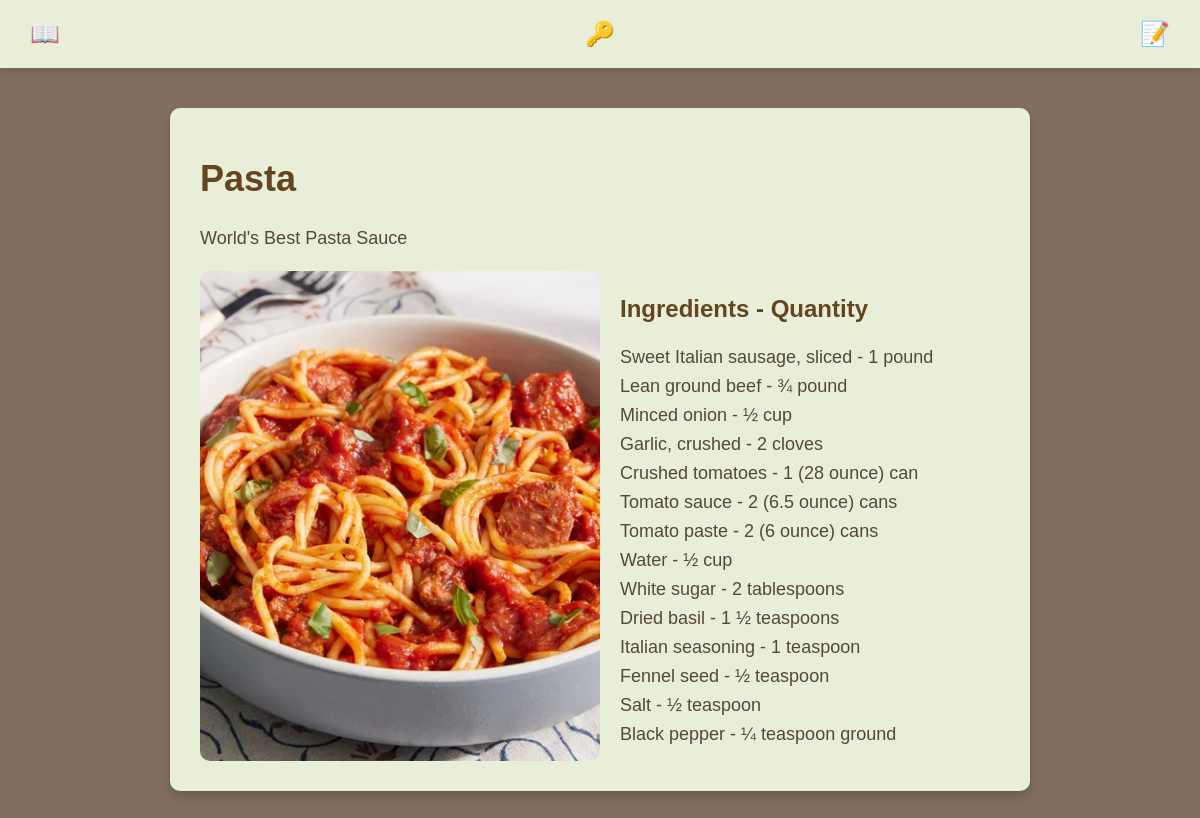
The page /recipe/7/ on the database its author committed.
### welcome/models.py (models this page shows, shortened)
class Recipe(models.Model):
    title = models.CharField(max_length=200)
    description = models.TextField()
    image = models.ImageField(upload_to='recipe_images/', null=True, blank=True)  # New image field
    author = models.ForeignKey(User, on_delete=models.CASCADE)
    created_at = models.DateTimeField(auto_now_add=True)

class Ingredient(models.Model):
    recipe = models.ForeignKey(Recipe, on_delete=models.CASCADE, related_name='ingredients')
    name = models.CharField(max_length=100)
    quantity = models.CharField(max_length=50, null=True, blank=True)

### welcome/views.py (the view)
# urls.py: path('recipe/<int:recipe_id>/', views.recipe_detail, name='recipe_detail'),  # Recipe Detail
def recipe_detail(request, recipe_id):
    recipe = get_object_or_404(Recipe, id=recipe_id)
    ingredients = recipe.ingredients.all()
    return render(request, 'recipe_detail.html', {'recipe': recipe, 'ingredients': ingredients})

### welcome/templates/recipe_detail.html (shortened to what this page needs)
<!DOCTYPE html>
<html lang="en">
<head>
</head>
<body>
    <header>
        <a href="{% url 'index' %}" class="icon" title="RECIPES">📖</a>
        {% if user.is_authenticated %}
            <a href="{% url 'add_recipe' %}" class="icon" title="Add Recipe">➕</a>
            <a href="{% url 'my_recipes' %}" class="icon" title="My Recipes">📜</a>
            <a href="{% url 'favorites' %}" class="icon" title="Favorites">❤️</a>
            <a href="{% url 'logout' %}" class="icon" title="Logout">🚪</a>
        {% else %}
            <a href="{% url 'login' %}" class="icon" title="Login">🔑</a>
            <a href="{% url 'register' %}" class="icon" title="Register">📝</a>
        {% endif %}
    </header>
    <div class="container">
        <h1 class="recipe-title">{{ recipe.title }}</h1>
        <p class="recipe-description">{{ recipe.description }}</p>
        <div class="recipe-content">
            {% if recipe.image %}
                <img src="{{ recipe.image.url }}" alt="{{ recipe.title }}" class="recipe-image">
            {% endif %}
            <div class="ingredients">
                <h3>Ingredients - Quantity</h3>
                <ul>
                    {% for ingredient in ingredients %}
                        <li>{{ ingredient.name }} - {{ ingredient.quantity }}</li>
                    {% endfor %}
                </ul>
            </div>
        </div>
    </div>
</body>
</html>

### welcome/templates/recipe_detail.html (style rules this page uses)
body { font-family: Arial, sans-serif; background-color: #806c60; margin: 0; padding: 0; color: #E9EED9; }
header { background-color: #E9EED9; padding: 10px 20px; display: flex; justify-content: space-between; align-items: center; box-shadow: 0 4px 6px rgba(0, 0, 0, 0.1); }
.icon { color: #654520; font-size: 24px; text-decoration: none; padding: 10px; border-radius: 50%; display: inline-flex; justify-content: center; align-items: center; transition: background-color 0.3s ease; }
.container { max-width: 800px; margin: 40px auto; background-color: #E9EED9; padding: 30px; border-radius: 10px; box-shadow: 0 6px 10px rgba(0, 0, 0, 0.15); }
.recipe-content { display: flex; flex-wrap: wrap; gap: 20px; }
.recipe-image { flex: 1; max-width: 400px; border-radius: 10px; width: 100%; object-fit: cover; }
.ingredients { flex: 1; min-width: 300px; }
.recipe-title { font-size: 36px; color: #654520; margin-top: 20px; }
.recipe-description { font-size: 18px; color: #54473F; line-height: 1.6; margin-top: 10px; }
.ingredients h3 { font-size: 24px; color: #654520; }
.ingredients ul { list-style: none; padding: 0; }
.ingredients li { font-size: 18px; color: #54473F; margin-bottom: 8px; }

### rows shown on the page
Recipe: title "Pasta", description "World's Best Pasta Sauce", image (picture)
Ingredient: name "Sweet Italian sausage, sliced", quantity "1 pound"
Ingredient: name "Lean ground beef", quantity "¾ pound"
Ingredient: name "Minced onion", quantity "½ cup"
Ingredient: name "Garlic, crushed", quantity "2 cloves"
Ingredient: name "Crushed tomatoes", quantity "1 (28 ounce) can"
Ingredient: name "Tomato sauce", quantity "2 (6.5 ounce) cans"
Ingredient: name "Tomato paste", quantity "2 (6 ounce) cans"
Ingredient: name "Water", quantity "½ cup"
Ingredient: name "White sugar", quantity "2 tablespoons"
Ingredient: name "Dried basil", quantity "1 ½ teaspoons"
Ingredient: name "Italian seasoning", quantity "1 teaspoon"
Ingredient: name "Fennel seed", quantity "½ teaspoon"
Ingredient: name "Salt", quantity "½ teaspoon"
Ingredient: name "Black pepper", quantity "¼ teaspoon ground"
